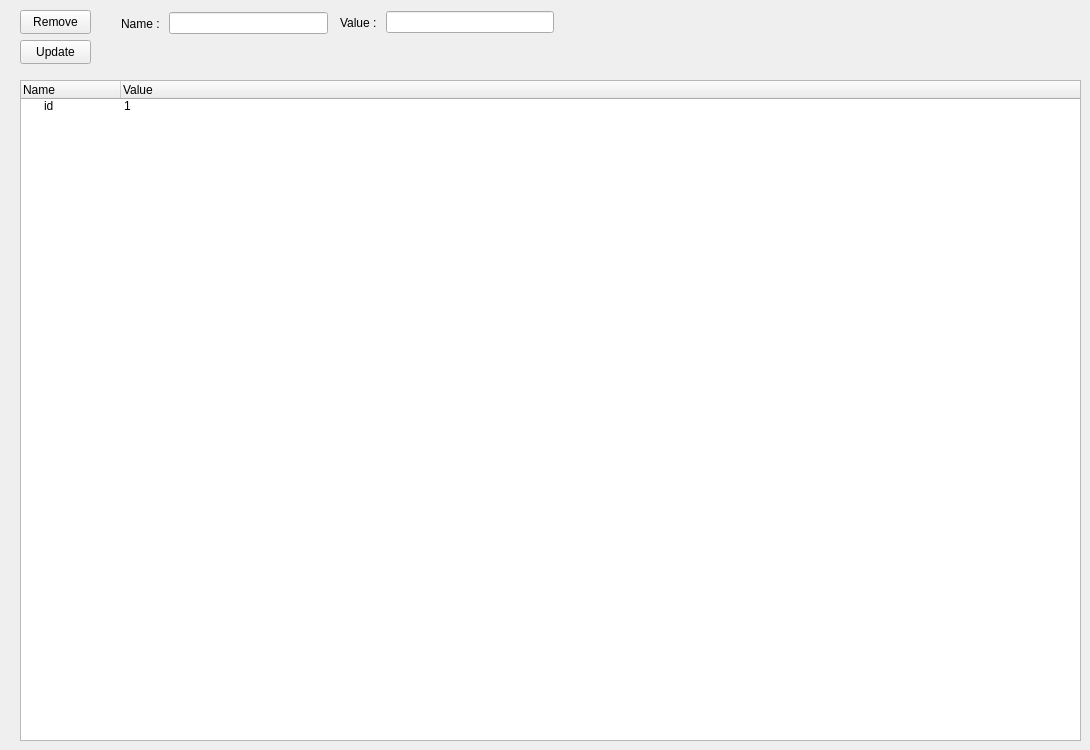
     <widget class="QWidget" name="tab_10">
      <attribute name="title">
       <string>Path</string>
      </attribute>
      <widget class="QPushButton" name="btn_remove_path_2">
       <property name="geometry">
        <rect>
         <x>20</x>
         <y>10</y>
         <width>71</width>
         <height>24</height>
        </rect>
       </property>
       <property name="text">
        <string>Remove</string>
       </property>
      </widget>
      <widget class="QPushButton" name="btn_update_path_2">
       <property name="geometry">
        <rect>
         <x>20</x>
         <y>40</y>
         <width>71</width>
         <height>24</height>
        </rect>
       </property>
       <property name="text">
        <string>Update</string>
       </property>
      </widget>
      <widget class="QTreeWidget" name="table_query_3">
       <property name="geometry">
        <rect>
         <x>20</x>
         <y>80</y>
         <width>1061</width>
         <height>661</height>
        </rect>
       </property>
       <column>
        <property name="text">
         <string>Name</string>
        </property>
       </column>
       <column>
        <property name="text">
         <string>Value</string>
        </property>
       </column>
       <item>
        <property name="text">
         <string>id</string>
        </property>
        <property name="text">
         <string>1</string>
        </property>
       </item>
      </widget>
      <widget class="QWidget" name="layoutWidget">
       <property name="geometry">
        <rect>
         <x>340</x>
         <y>10</y>
         <width>214</width>
         <height>25</height>
        </rect>
       </property>
       <layout class="QHBoxLayout" name="horizontalLayout_18">
        <item>
         <widget class="QLabel" name="label_15">
          <property name="text">
           <string>Value : </string>
          </property>
         </widget>
        </item>
        <item>
         <widget class="QLineEdit" name="textbox_path_value_3"/>
        </item>
       </layout>
      </widget>
      <widget class="QWidget" name="layoutWidget">
       <property name="geometry">
        <rect>
         <x>121</x>
         <y>11</y>
         <width>207</width>
         <height>25</height>
        </rect>
       </property>
       <layout class="QHBoxLayout" name="horizontalLayout_21">
        <item>
         <widget class="QLabel" name="label_14">
          <property name="text">
           <string>Name : </string>
          </property>
         </widget>
        </item>
        <item>
         <widget class="QLineEdit" name="textbox_path_name_3"/>
        </item>
       </layout>
      </widget>
     </widget>
